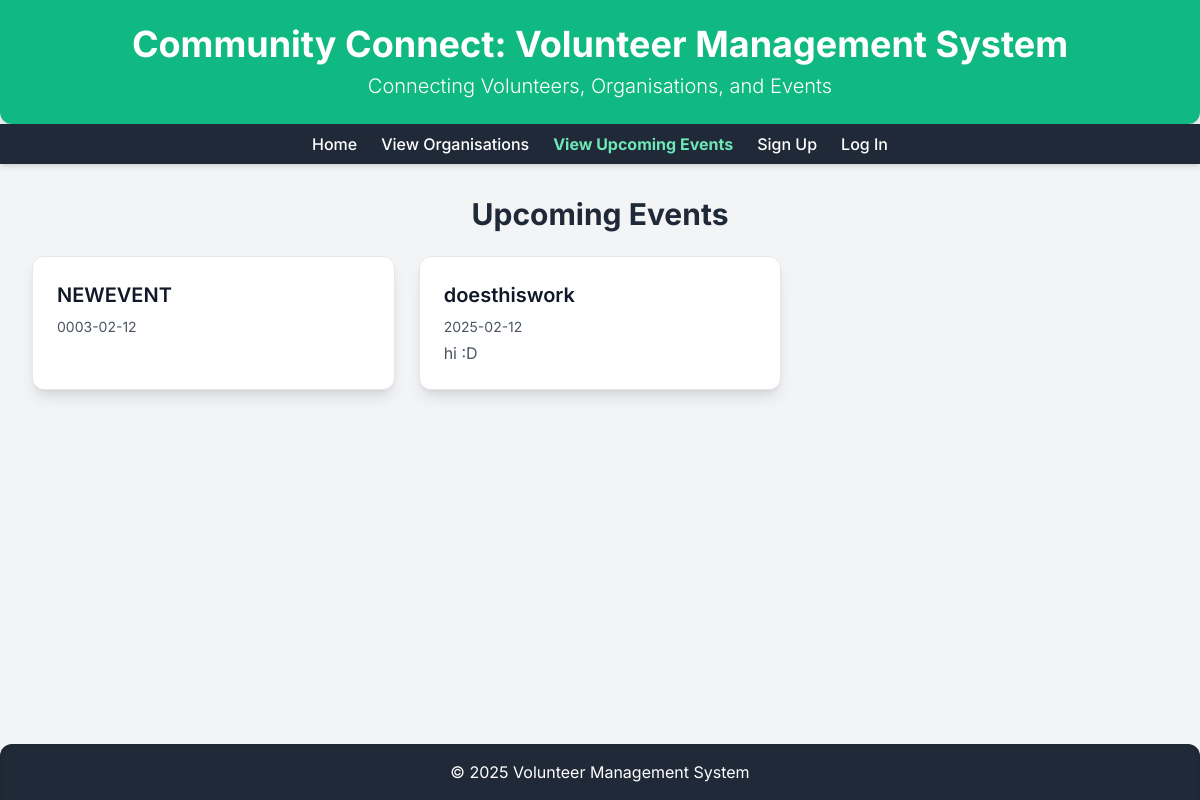
Before: /events with the older database file.
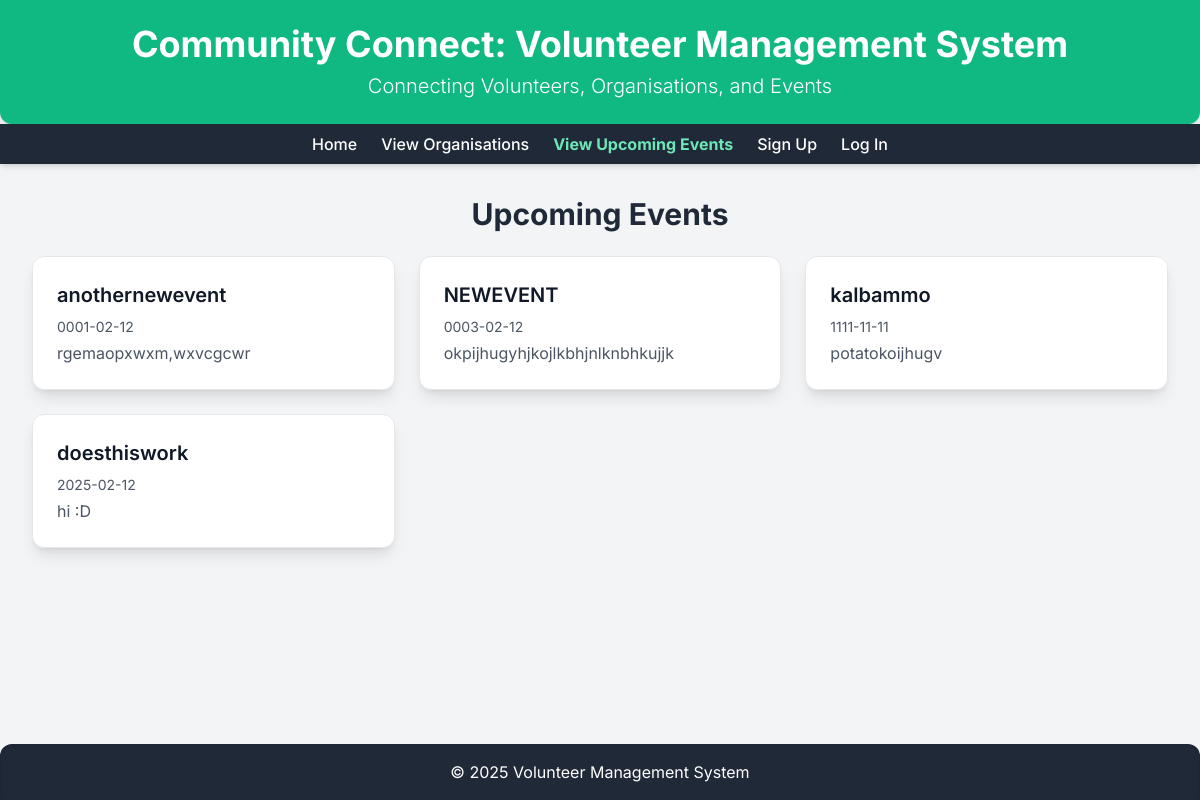
After: the same page with the newer database file.
### tables this page shows
CREATE TABLE Events (
    ID INTEGER PRIMARY KEY,
    OrganisationID INTEGER NOT NULL,
    Name TEXT NOT NULL CHECK(length(Name) <= 20),
    Date DATE NOT NULL,
    Location TEXT NOT NULL CHECK(length(Location) <= 30),
    Description TEXT CHECK(length(Description) <= 300),
    StartTime TIME NOT NULL,
    EndTime TIME NOT NULL,
    Status TEXT NOT NULL CHECK(Status IN ('Upcoming', 'Passed')) DEFAULT 'Upcoming',
    FOREIGN KEY (OrganisationID) REFERENCES Organisations(ID) ON DELETE CASCADE,
    CHECK (EndTime > StartTime)
);

### app.py (the view, shortened to what this page needs)
@app.route("/events", methods=["GET", "POST"])
def events():
    db = get_db()
    cur = db.execute("SELECT * FROM Events ORDER BY Date ASC")
    events = cur.fetchall()
    return render_template("events.html", events=events)

### app.py (called while the page is built)
def get_db():
    db = getattr(g, '_database', None)
    if db is None:
        db = g._database = sqlite3.connect(DATABASE)
        db.row_factory = sqlite3.Row  # lets you access results like dicts
    return db

@app.teardown_appcontext
def close_connection(exception):
    db = getattr(g, '_database', None)
    if db is not None:
        db.close()

### templates/events.html (shortened to what this page needs)
<!DOCTYPE html>
<html lang="en">
<head>
    <script src="https://cdn.tailwindcss.com"></script>
</head>
<body class="flex flex-col min-h-screen">
    <header class="bg-emerald-500 text-white p-6 text-center rounded-b-xl shadow-lg">
        <h1 class="text-4xl font-bold">Community Connect: Volunteer Management System</h1>
        <p class="mt-2 text-xl font-light">Connecting Volunteers, Organisations, and Events</p>
    </header>
    <nav class="bg-gray-800 p-2 text-center shadow-md">
        <div class="max-w-4xl mx-auto flex justify-center space-x-6">
            <a href="/" class="text-white hover:text-emerald-300 font-medium transition-colors">Home</a>
            <a href="/organisations" class="text-white hover:text-emerald-300 font-medium transition-colors">View Organisations</a>
            <a href="/events" class="text-emerald-300 font-bold transition-colors">View Upcoming Events</a>
            {% if session["user_type"] %}
                {% if session["user_type"] == "volunteer" %}
                    <a href="/view_signups" class="text-white hover:text-emerald-300 font-medium transition-colors">My Signups</a>
                    <a href="/edit_profile" class="text-white hover:text-emerald-300 font-medium transition-colors">Edit Profile</a>
                    <a href="/logout" class="text-white hover:text-emerald-300 font-medium transition-colors">Log Out</a>
                {% elif session["user_type"] == "organisation" %}
                    <a href="/view_signups" class="text-white hover:text-emerald-300 font-medium transition-colors">Signups</a>
                    <a href="/edit_profile" class="text-white hover:text-emerald-300 font-medium transition-colors">Edit Profile</a>
                    <a href="/logout" class="text-white hover:text-emerald-300 font-medium transition-colors">Log Out</a>
                {% endif %}
            {% else %}
                <a href="/signup" class="text-white hover:text-emerald-300 font-medium transition-colors">Sign Up</a>
                <a href="/log_in" class="text-white hover:text-emerald-300 font-medium transition-colors">Log In</a>
            {% endif %}
        </div>
    </nav>
    <main class="p-8 flex-grow">
        <div class="max-w-6xl mx-auto">
            <h2 class="text-3xl font-bold text-gray-800 mb-6 text-center">
                {% if session["user_type"] == "organisation" %}
                    Your Events
                {% else %}
                    Upcoming Events
                {% endif %}
            </h2>
            <section>
                {% if session["user_type"] == "organisation" %}
                    <div class="text-center mb-6">
                        <button id="add-event-btn" class="bg-emerald-600 text-white font-bold py-3 px-6 rounded-lg hover:bg-emerald-700 transition-colors shadow-md">
                            Add New Event
                        </button>
                    </div>
                    <div id="events-grid-org" class="grid sm:grid-cols-1 md:grid-cols-2 lg:grid-cols-3 gap-6">
                        {% for event in events %}
                            <div class="event-card bg-white p-6 rounded-xl shadow-lg border border-gray-200 cursor-pointer"
                                data-event-id="{{ event['Id'] }}"
                                data-event-name="{{ event['Name'] }}"
                                data-event-description="{{ event['Description'] }}"
                                data-event-date="{{ event['Date'] }}">
                                <h3 class="text-xl font-semibold mb-2 text-gray-900">{{ event['Name'] }}</h3>
                                <p class="text-gray-600 text-sm mb-1">{{ event['Date'] }}</p>
                                <p class="text-gray-600 truncate">{{ event['Description'] }}</p>
                                <div class="mt-4 flex justify-end">
                                    <form action="/events" method="POST" class="delete-form">
                                        <input type="hidden" name="event_id" value="{{ event['Id'] }}">
                                        <button type="submit" class="bg-red-500 text-white px-4 py-2 rounded-lg text-sm hover:bg-red-600 transition-colors">
                                            Delete
                                        </button>
                                    </form>
                                </div>
                            </div>
                        {% endfor %}
                    </div>
                {% else %}
                    <div id="events-grid-volunteer" class="grid sm:grid-cols-1 md:grid-cols-2 lg:grid-cols-3 gap-6">
                        {% for event in events %}
                            <div class="event-card bg-white p-6 rounded-xl shadow-lg border border-gray-200 cursor-pointer transition-transform transform hover:scale-105"
                                data-event-id="{{ event['Id'] }}"
                                data-event-name="{{ event['Name'] }}"
                                data-event-description="{{ event['Description'] }}"
                                data-event-date="{{ event['Date'] }}">
                                <h3 class="text-xl font-semibold mb-2 text-gray-900">{{ event['Name'] }}</h3>
                                <p class="text-gray-600 text-sm mb-1">{{ event['Date'] }}</p>
                                <p class="text-gray-600 truncate">{{ event['Description'] }}</p>
                            </div>
                        {% endfor %}
                    </div>
                {% endif %}
            </section>
        </div>
    </main>
    <footer class="bg-gray-800 text-white p-4 text-center mt-auto shadow-inner rounded-t-xl">
        <p>&copy; 2025 Volunteer Management System</p>
    </footer>
</body>
</html>

### templates/events.html (style rules this page uses)
body { font-family: 'Inter', sans-serif; background-color: #f3f4f6; color: #1f2937; }

Changed rows visible on the page:
added Events: Name "anothernewevent", Date "0001-02-12", Description "rgemaopxwxm,wxvcgcwr"
changed Events "NEWEVENT": Description (not shown) → "okpijhugyhjkojlkbhjnlknbhkujjk"
added Events: Name "kalbammo", Date "1111-11-11", Description "potatokoijhugv"
